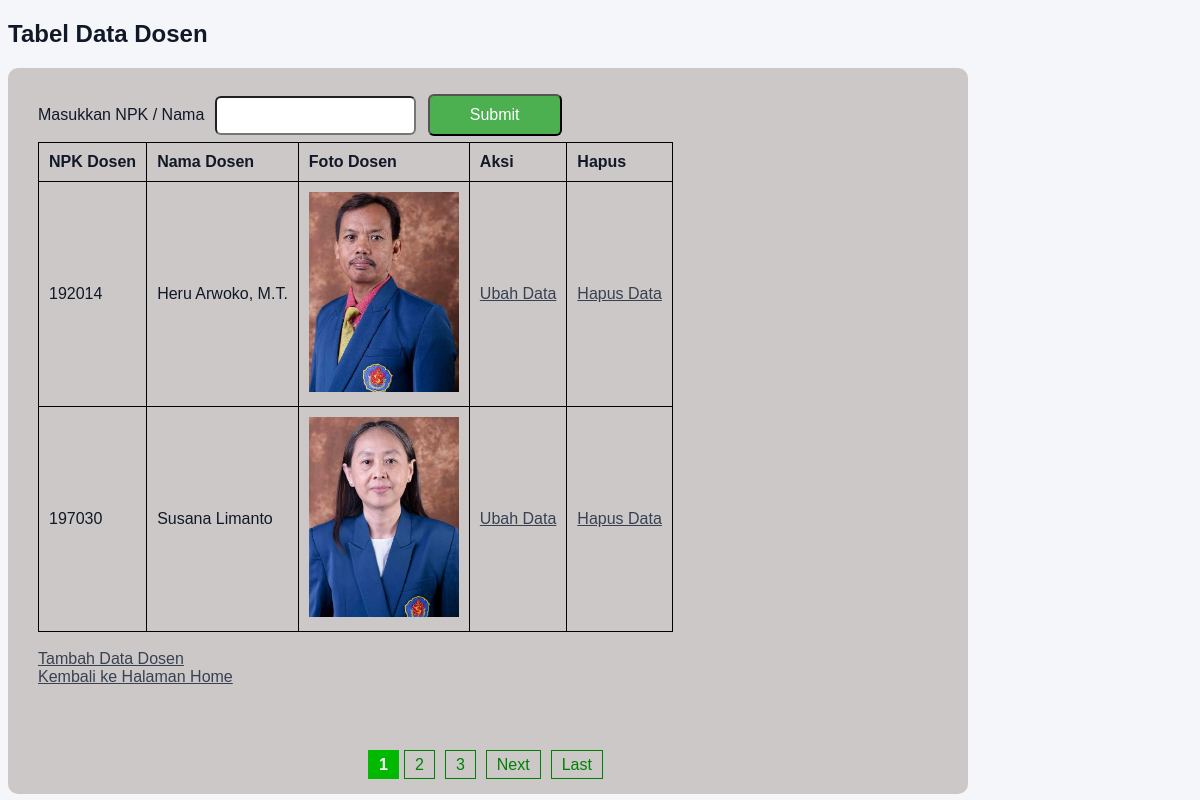
The app's page /tabel_data_dosen.php with its own data.
### tables this page shows
CREATE TABLE `dosen` (
  `npk` char(6) NOT NULL,
  `nama` varchar(45) DEFAULT NULL,
  `foto_extension` varchar(4) DEFAULT NULL,
  PRIMARY KEY (`npk`)
);

### Class/parent.php (called while the page is built, shortened)
<?php
class orangtua
{
    public function __construct()
    {
        $this->mysqli =
            new mysqli(SERVER_NAME, USER_NAME, PASSWORD, DB_NAME);
    }
}

### Class/dosen.php (called while the page is built, shortened)
<?php
require_once("parent.php");
class dosen extends orangtua
{
    public function getDosen($keyword_judul = '', $offset = null, $limit = null)
    {
        $sql = "select * from dosen";
        $modified_keyword = '%' . $keyword_judul . '%';
        if (!is_null($offset) && !is_null($limit)) {
            $sql .= " limit ?,?";
        }
        $stmt = $this->mysqli->prepare($sql);
        if (!empty($keyword_judul) && !is_null($offset) && !is_null($limit)) {
            $stmt->bind_param('sii', $modified_keyword, $offset, $limit);
        } else if (!empty($keyword_judul)) {
            $stmt->bind_param('s', $modified_keyword);
        } else if (empty($keyword_judul) && !is_null($offset) && !is_null($limit)) {
            $stmt->bind_param('ii', $offset, $limit);
        }
        $stmt->execute();
        $res = $stmt->get_result();
        return $res;
    }
    public function getTotalData($keyword_judul)
    {
        $sql = "select count(*) as total from dosen";
        $stmt = $this->mysqli->prepare($sql);
        $stmt->execute();
        $res = $stmt->get_result();
        $row = $res->fetch_assoc();
        return $row['total'] ? $row['total'] : 0;
    }
}

### tabel_data_dosen.php (the view, shortened to what this page needs)
<!DOCTYPE html>
<html lang="en">
<head>
    <link rel="stylesheet" href="theme.css">
</head>
<body>
    <h2>Tabel Data Dosen</h2>
    <?php
    require_once("Class/dosen.php");
    $dosen = new dosen();
    $limit = 2;
    $page = isset($_GET['start']) ? (int)$_GET['start'] : 1;
    $offset = ($page - 1) * $limit;
    $prompt = "";
    echo "<form method = 'GET' action = 'tabel_data_dosen.php'>";
    echo "<label> Masukkan NPK / Nama </label>";
    echo "<input type = 'text' name = 'txtSearch'>";
    echo "<input type = 'submit' name = 'btnSearch' class='btnSearch'>";
    $res = $dosen->getDosen($prompt, $offset, $limit);
    if ($res->num_rows > 0) {
        echo "<table>
                <tr>
                    <th>NPK Dosen</th>
                    <th>Nama Dosen</th>
                    <th>Foto Dosen</th>
                    <th>Aksi</th>
                    <th>Hapus</th>
                </tr>";
        while ($row = $res->fetch_assoc()) {
            echo "<tr>";
            echo "<td>" . $row['npk'] . "</td>";
            echo "<td>" . $row['nama'] . "</td>";
            echo "<td><img src = 'foto_dosen/" . $row['npk'] . "." . $row['foto_extension'] . "'></td>";
            echo "<td><a href='edit_data_dosen.php?npk=" . $row['npk'] . "'>Ubah Data</a></td>";
            echo "<td><a href='hapus_data_dosen.php?npk=" . $row['npk'] . "&ext=" . $row['foto_extension']  . "'>Hapus Data</a></td>";
            echo "</tr>";
        }
        echo "</table><br>";
        echo "<a href = 'tambah_data_dosen.php'>Tambah Data Dosen</a><br>";
        echo "<a href = 'dashboard_admin.php'>Kembali ke Halaman Home</a>";
    } else {
        echo "<p>Tidak ada data ditemukan.</p>";
    }
    $total = $dosen->getTotalData($prompt);
    $total_pages = ceil($total / $limit);
    echo "<div id='page'>";
    for ($i = 1; $i <= $total_pages; $i++) {
        if ($i == $page) {
            echo "<span class='active'>$i</span>";
        } else {
            echo "<a href='?start=$i'>$i</a>";
        }
    }
    if ($page < $total_pages) {
        echo "<a href='?start=" . ($page + 1) . "'>Next</a>";
        echo "<a href='?start=$total_pages'>Last</a>";
    }
    echo "</div>";
    ?>
</body>
</html>

### theme.css (style rules this page uses)
@media (prefers-color-scheme: light) { :root { --bg-color: #f4f6f9; --form-bg: #ccc8c8; --input-bg: #ffffff; --border-color: #000000; --text-primary: #111827; --text-secondary: #374151; --text-error: #dc2626; --btn-bg: #4caf50; --btn-hover: #45a049; --shadow: #000000; } }
body { background: var(--bg-color); }

### tabel_data_dosen.php (style rules this page uses)
body { background: var(--bg-color); font-family: Arial; }
form { background: var(--form-bg); padding: 20px 30px; border-radius: 10px; text-align: left; width: 900px; }
h2, label, p { margin-bottom: 20px; color: var(--text-primary); }
table, th, tr, td { border: 1px solid var(--border-color); }
table { border-collapse: collapse; }
th, td { padding: 10px; color: var(--text-primary); }
a { color: var(--text-secondary); }
img { width: 150px; height: 200px; }
input { border-radius: 6px; padding: 10px; margin: 6px; }
.btnSearch { background: #4CAF50; color: white; padding: 10px 40px; border-radius: 6px; margin: 6px; font-size: 16px; }
#page { margin-top: 70px; text-align: center; }
#page a { margin: 0 5px; padding: 5px 10px; border: 1px solid green; text-decoration: none; color: green; }
#page span.active { background-color: #00b900ff; color: white; font-weight: bold; cursor: default; padding: 6px 11px; }

### records on screen
dosen: npk "192014", nama "Heru Arwoko, M.T.", npk (picture)
dosen: npk "197030", nama "Susana Limanto", npk (picture)
